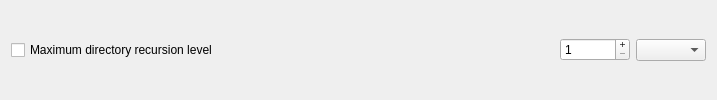
            <widget class="QFrame" name="limitFrame_5">
             <property name="minimumSize">
              <size>
               <width>0</width>
               <height>0</height>
              </size>
             </property>
             <property name="frameShape">
              <enum>QFrame::Shape::NoFrame</enum>
             </property>
             <property name="frameShadow">
              <enum>QFrame::Shadow::Raised</enum>
             </property>
             <layout class="QHBoxLayout" name="horizontalLayout_16">
              <property name="topMargin">
               <number>2</number>
              </property>
              <property name="bottomMargin">
               <number>2</number>
              </property>
              <item>
               <widget class="QCheckBox" name="pwmaxDirRecursionLevelCheckBox">
                <property name="text">
                 <string>Maximum directory recursion level</string>
                </property>
               </widget>
              </item>
              <item>
               <spacer name="horizontalSpacer_9">
                <property name="orientation">
                 <enum>Qt::Orientation::Horizontal</enum>
                </property>
                <property name="sizeHint" stdset="0">
                 <size>
                  <width>336</width>
                  <height>20</height>
                 </size>
                </property>
               </spacer>
              </item>
              <item>
               <widget class="QSpinBox" name="pwmaxDirRecursionLevelSpinBox">
                <property name="minimumSize">
                 <size>
                  <width>70</width>
                  <height>0</height>
                 </size>
                </property>
                <property name="buttonSymbols">
                 <enum>QAbstractSpinBox::ButtonSymbols::PlusMinus</enum>
                </property>
                <property name="minimum">
                 <number>1</number>
                </property>
                <property name="maximum">
                 <number>999</number>
                </property>
               </widget>
              </item>
              <item>
               <widget class="QComboBox" name="pwmaxDirRecursionLevelComboBox">
                <property name="minimumSize">
                 <size>
                  <width>70</width>
                  <height>0</height>
                 </size>
                </property>
                <item>
                 <property name="text">
                  <string/>
                 </property>
                </item>
                <item>
                 <property name="text">
                  <string>K</string>
                 </property>
                </item>
                <item>
                 <property name="text">
                  <string>M</string>
                 </property>
                </item>
               </widget>
              </item>
             </layout>
            </widget>
